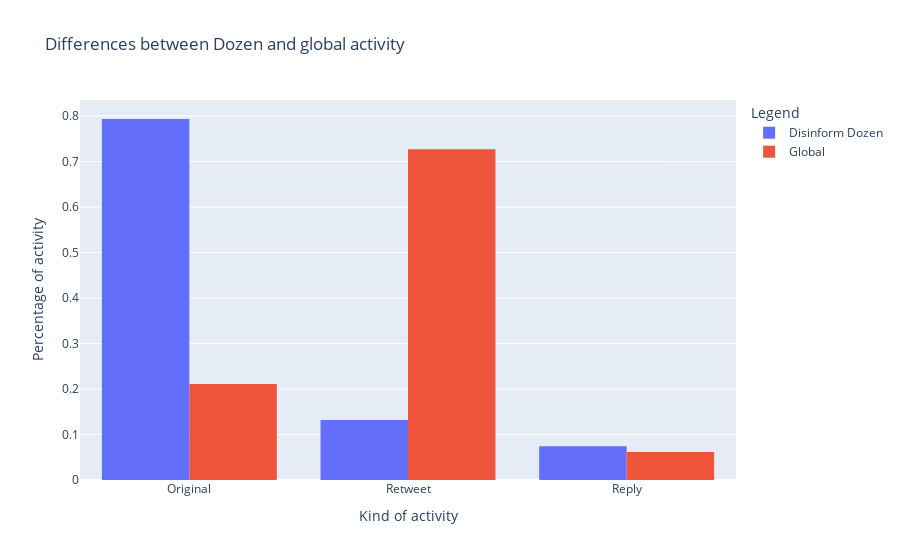

Here is the notebook cell this chart was saved with:
### Code cell
import plotly.graph_objects as go
total_ccdh = 22215
original_ccdh = 17632
rt_ccdh =  2932
rp_ccdh = 1651

original_n = 13999715 
retweet_n = 48312504 
reply_n = 4100192 
total_tweets = 13999715 + 48312504 + 4100192
list_ccdh = [original_ccdh/total_ccdh, rt_ccdh/total_ccdh, rp_ccdh/total_ccdh]
label_ccdh = ["Original", "Retweet", "Reply"]
list_verified = [original_n/total_tweets, retweet_n/total_tweets, reply_n/total_tweets]

fig = go.Figure()
fig.add_trace(go.Histogram(histfunc="sum", y=list_ccdh, x=label_ccdh, name="Disinform Dozen"))
fig.add_trace(go.Histogram(histfunc="sum", y=list_verified, x=label_ccdh, name="Global"))
fig.update_layout(
    title="Differences between Dozen and global activity",
    xaxis_title="Kind of activity",
    yaxis_title="Percentage of activity",
    legend_title="Legend")
fig.show()

### Figure 1 — Plotly figure (JSON) as saved in the notebook; plotly's stock layout.template omitted (floating-point values rounded to 4 significant figures)
{"data": [{"histfunc": "sum", "name": "Disinform Dozen", "type": "histogram", "x": ["Original", "Retweet", "Reply"], "y": [0.7937, 0.132, 0.07432]}, {"histfunc": "sum", "name": "Global", "type": "histogram", "x": ["Original", "Retweet", "Reply"], "y": [0.2108, 0.7275, 0.06174]}], "layout": {"legend": {"title": {"text": "Legend"}}, "title": {"text": "Differences between Dozen and global activity"}, "xaxis": {"title": {"text": "Kind of activity"}}, "yaxis": {"title": {"text": "Percentage of activity"}}}}
